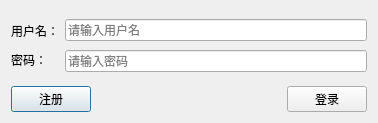
<?xml version="1.0" encoding="UTF-8"?>
<ui version="4.0">
 <class>Dialog_login</class>
 <widget class="QDialog" name="Dialog_login">
  <property name="geometry">
   <rect>
    <x>0</x>
    <y>0</y>
    <width>378</width>
    <height>123</height>
   </rect>
  </property>
  <property name="windowTitle">
   <string>Dialog</string>
  </property>
  <layout class="QGridLayout" name="gridLayout">
   <item row="0" column="0">
    <layout class="QVBoxLayout" name="verticalLayout_3">
     <item>
      <layout class="QHBoxLayout" name="horizontalLayout">
       <item>
        <layout class="QVBoxLayout" name="verticalLayout_2">
         <property name="spacing">
          <number>0</number>
         </property>
         <item>
          <spacer name="verticalSpacer_5">
           <property name="orientation">
            <enum>Qt::Vertical</enum>
           </property>
           <property name="sizeHint" stdset="0">
            <size>
             <width>20</width>
             <height>40</height>
            </size>
           </property>
          </spacer>
         </item>
         <item>
          <widget class="QLabel" name="label_username">
           <property name="text">
            <string>用户名：</string>
           </property>
          </widget>
         </item>
         <item>
          <spacer name="verticalSpacer_4">
           <property name="orientation">
            <enum>Qt::Vertical</enum>
           </property>
           <property name="sizeHint" stdset="0">
            <size>
             <width>20</width>
             <height>40</height>
            </size>
           </property>
          </spacer>
         </item>
         <item>
          <widget class="QLabel" name="label_password">
           <property name="text">
            <string>密码：</string>
           </property>
          </widget>
         </item>
         <item>
          <spacer name="verticalSpacer_6">
           <property name="orientation">
            <enum>Qt::Vertical</enum>
           </property>
           <property name="sizeHint" stdset="0">
            <size>
             <width>20</width>
             <height>40</height>
            </size>
           </property>
          </spacer>
         </item>
        </layout>
       </item>
       <item>
        <layout class="QVBoxLayout" name="verticalLayout">
         <property name="spacing">
          <number>0</number>
         </property>
         <item>
          <spacer name="verticalSpacer_2">
           <property name="orientation">
            <enum>Qt::Vertical</enum>
           </property>
           <property name="sizeHint" stdset="0">
            <size>
             <width>20</width>
             <height>40</height>
            </size>
           </property>
          </spacer>
         </item>
         <item>
          <widget class="QLineEdit" name="lineEdit_username">
           <property name="placeholderText">
            <string>请输入用户名</string>
           </property>
          </widget>
         </item>
         <item>
          <spacer name="verticalSpacer">
           <property name="orientation">
            <enum>Qt::Vertical</enum>
           </property>
           <property name="sizeHint" stdset="0">
            <size>
             <width>20</width>
             <height>40</height>
            </size>
           </property>
          </spacer>
         </item>
         <item>
          <widget class="QLineEdit" name="lineEdit_password">
           <property name="echoMode">
            <enum>QLineEdit::Password</enum>
           </property>
           <property name="placeholderText">
            <string>请输入密码</string>
           </property>
          </widget>
         </item>
         <item>
          <spacer name="verticalSpacer_3">
           <property name="orientation">
            <enum>Qt::Vertical</enum>
           </property>
           <property name="sizeHint" stdset="0">
            <size>
             <width>20</width>
             <height>40</height>
            </size>
           </property>
          </spacer>
         </item>
        </layout>
       </item>
      </layout>
     </item>
     <item>
      <layout class="QHBoxLayout" name="horizontalLayout_2">
       <item>
        <widget class="QPushButton" name="btn_login_reg">
         <property name="text">
          <string>注册</string>
         </property>
        </widget>
       </item>
       <item>
        <spacer name="horizontalSpacer">
         <property name="orientation">
          <enum>Qt::Horizontal</enum>
         </property>
         <property name="sizeHint" stdset="0">
          <size>
           <width>40</width>
           <height>20</height>
          </size>
         </property>
        </spacer>
       </item>
       <item>
        <widget class="QPushButton" name="btn_login_login">
         <property name="text">
          <string>登录</string>
         </property>
        </widget>
       </item>
      </layout>
     </item>
    </layout>
   </item>
  </layout>
 </widget>
 <tabstops>
  <tabstop>lineEdit_username</tabstop>
  <tabstop>lineEdit_password</tabstop>
  <tabstop>btn_login_login</tabstop>
  <tabstop>btn_login_reg</tabstop>
 </tabstops>
 <resources/>
 <connections/>
</ui>
